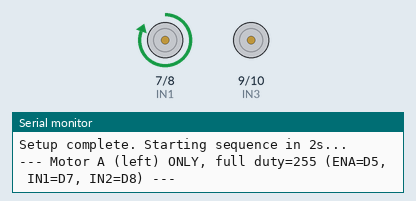
This sketch was run on a simulated Arduino Uno, built with avr-gcc and run on an emulated ATmega328P. Parts: motor-driver pin pairs drawn as motors (green arrow = first pin HIGH = forward, orange = second pin HIGH = backward, longer = more drive, scaled by the enable pin), the last lines printed to the serial monitor.

Above: at 6.3 s.
At 13.8 s:
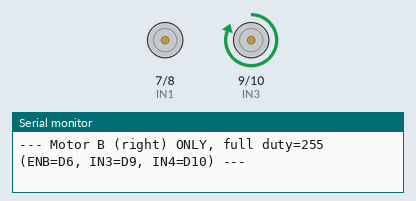
At 17.8 s:
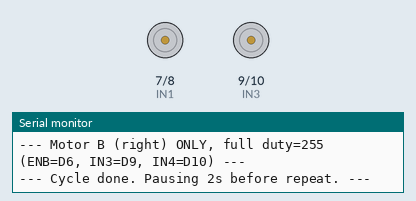
Timing chart, 0 to 23.5 s (numbered marks = the images above):
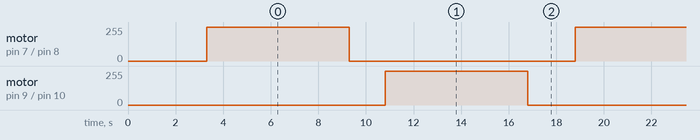

The sketch:

main.ino
```cpp
// =============================================================================
//  l298n_motor_test.ino - standalone bring-up test for Arduino UNO Q + L298N.
//
//  SUPERSEDED for motor bring-up: the L298N driver moved from the UNO Q to
//  the XIAO ESP32-S3 (docs/COMPANION_ARCHITECTURE.md section 6.2, decided
//  2026-09-17). Use tests/xiao_motor_test/ instead - it targets the pins
//  DustEBody actually drives and, unlike this one, has a working PlatformIO
//  target (`pio run` here builds nothing real; see the platformio.ini note
//  below). This file stays as a record of the earlier UNO Q wiring.
//
//  Not part of the DUST-E build (that uses servos, not a DC motor driver).
//  This is a bench sketch to confirm wiring before the L298N goes into any
//  larger project: each motor runs forward, stops, runs reverse, stops, then
//  both motors run together. Watch the motors and read the Serial monitor
//  (115200 baud) to see which stage is running.
//
//  Board: Arduino UNO Q (STM32U585 MCU side, Zephyr-based Arduino core).
//  This is NOT the ESP32 this sketch used to target - there is no ledc API
//  here. PWM is the standard Arduino analogWrite() on D5/D6.
//
//  Wiring (per the L298N -> UNO Q table):
//    ENA -> D5    (left  motor speed / PWM)
//    ENB -> D6    (right motor speed / PWM)
//    IN1 -> D7    (left  motor direction A)
//    IN2 -> D8    (left  motor direction B)
//    IN3 -> D9    (right motor direction A)
//    IN4 -> D10   (right motor direction B)
//    L298N GND -> UNO Q GND (common ground, mandatory)
//    L298N +12V -> external motor supply, NOT the UNO Q 5V/3.3V pin
//
//  Build/upload with Arduino IDE 2+ (Board: Arduino UNO Q), not PlatformIO -
//  there is no official PlatformIO board definition for UNO Q yet.
//
//  If a motor does not spin: swap its two OUTx wires to flip direction
//  rather than rewriting code, and double check the common ground first -
//  that is the single most common reason "nothing happens".
//
//  Known UNO Q quirk: analogWrite() only works reliably on up to 4 pins at
//  once (enabling PWM on more can hang the sketch). This test only ever
//  drives 2 PWM pins (D5, D6), so it stays well under that limit.
// =============================================================================

const int ENA = 5;
const int ENB = 6;
const int IN1 = 7;
const int IN2 = 8;
const int IN3 = 9;
const int IN4 = 10;

void motorA(int speed, bool forward) {
    digitalWrite(IN1, forward ? HIGH : LOW);
    digitalWrite(IN2, forward ? LOW  : HIGH);
    analogWrite(ENA, speed);
}

void motorB(int speed, bool forward) {
    digitalWrite(IN3, forward ? HIGH : LOW);
    digitalWrite(IN4, forward ? LOW  : HIGH);
    analogWrite(ENB, speed);
}

void stopAll() {
    analogWrite(ENA, 0);
    analogWrite(ENB, 0);
    digitalWrite(IN1, LOW);
    digitalWrite(IN2, LOW);
    digitalWrite(IN3, LOW);
    digitalWrite(IN4, LOW);
}

void setup() {
    Serial.begin(115200);
    delay(300);
    Serial.println();
    Serial.println("=== L298N motor bring-up test (UNO Q) ===");

    pinMode(IN1, OUTPUT);
    pinMode(IN2, OUTPUT);
    pinMode(IN3, OUTPUT);
    pinMode(IN4, OUTPUT);
    pinMode(ENA, OUTPUT);
    pinMode(ENB, OUTPUT);

    stopAll();
    delay(1000);
    Serial.println("Setup complete. Starting sequence in 2s...");
    delay(2000);
}

const int FULL_SPEED = 255;

void loop() {
    // Each motor alone at full duty, isolated - so a low-voltage motor is
    // tested without the other motor sharing (and sagging) the supply.
    Serial.println("--- Motor A (left) ONLY, full duty=255 (ENA=D5, IN1=D7, IN2=D8) ---");
    motorA(FULL_SPEED, true);
    delay(6000);
    stopAll();
    delay(1500);

    Serial.println("--- Motor B (right) ONLY, full duty=255 (ENB=D6, IN3=D9, IN4=D10) ---");
    motorB(FULL_SPEED, true);
    delay(6000);
    stopAll();

    Serial.println("--- Cycle done. Pausing 2s before repeat. ---");
    delay(2000);
}
```

Measured:
- by itself, motor on pin 7 (IN1) / pin 8 (IN2), motor on pin 9 (IN3) / pin 10 (IN4): alternates forward 255/255 for 6.0 s and stopped for 9.5 s
